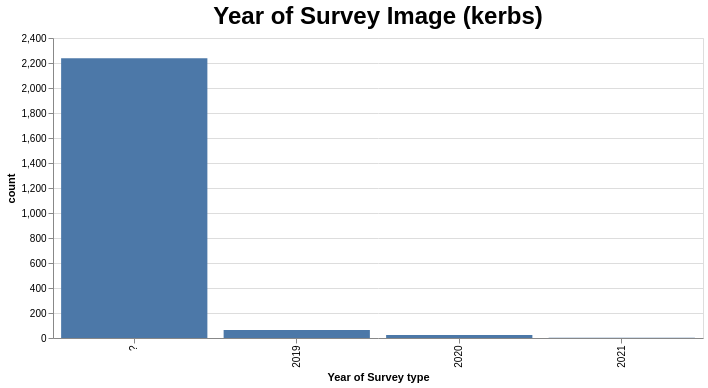

Write the Vega-Lite specification saved for this chart.
### Vega-Lite specification from a JSON file in a GitHub repository (floating-point values rounded to 4 significant figures)
{"config": {"view": {"continuousWidth": 300, "continuousHeight": 300}, "title": {"fontSize": 24}}, "data": {"name": "data-5730b0352309f115c8124787c6246e4a"}, "mark": {"type": "bar"}, "encoding": {"tooltip": [{"field": "percent", "type": "nominal"}], "x": {"field": "Year of Survey type", "sort": "-y", "type": "nominal"}, "y": {"field": "count", "type": "quantitative"}}, "height": 300, "params": [{"name": "param_15", "select": {"type": "interval", "encodings": ["x", "y"]}, "bind": "scales"}], "title": "Year of Survey Image (kerbs)", "width": 650, "$schema": "https://vega.github.io/schema/vega-lite/v5.json", "datasets": {"data-5730b0352309f115c8124787c6246e4a": [{"Year of Survey type": "?", "count": 2239, "percent": "96.05%"}, {"Year of Survey type": "2019", "count": 64, "percent": "2.75%"}, {"Year of Survey type": "2020", "count": 25, "percent": "1.07%"}, {"Year of Survey type": "2021", "count": 3, "percent": "0.13%"}]}}
